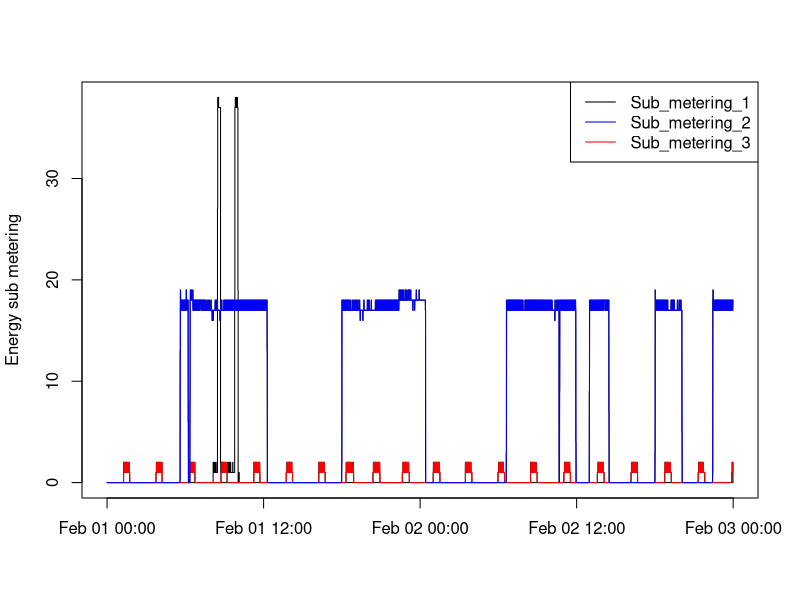

Write R code to recreate this figure.
## Exploratory Data Analysis - Project Assignment 1 - Plot 3
#
# I decided to preprocess the file and only selected those dates that are relevant for
# the course project. That should be more convenient to work with regardless of computer.

library("data.table")

#Read the data using the data.table-package, using "?" as missing value string!

epc <- fread("hpc small.txt", colClasses ="character", na.strings="?")

# Create a DateTime field 
epc$DateTime <- paste(epc$Date,epc$Time)
epc$DateTime <- as.POSIXct(epc$DateTime, format="%d/%m/%Y %H:%M:%S")

# Melt data 

epc_molten <- melt(epc, measure.vars = c("Sub_metering_1", "Sub_metering_2", "Sub_metering_3"))

# Change the sub metering column to factor for coloring

#epc_molten <- transform(epc_molten, variable = factor(variable))

# Create the plot using the png device with standard settings of 480x480

png(filename = "plot3.png")
with(epc_molten, plot(DateTime, as.numeric(value), type="S", xlab = "", ylab = "Energy sub metering"))
with(subset(epc_molten, variable=="Sub_metering_2"), lines(DateTime, as.numeric(value), col="red"))
with(subset(epc_molten, variable=="Sub_metering_3"), lines(DateTime, as.numeric(value), col="blue"))
legend("topright", lw=1, col = c("black", "blue", "red"), legend = c("Sub_metering_1", "Sub_metering_2", "Sub_metering_3"))
dev.off()